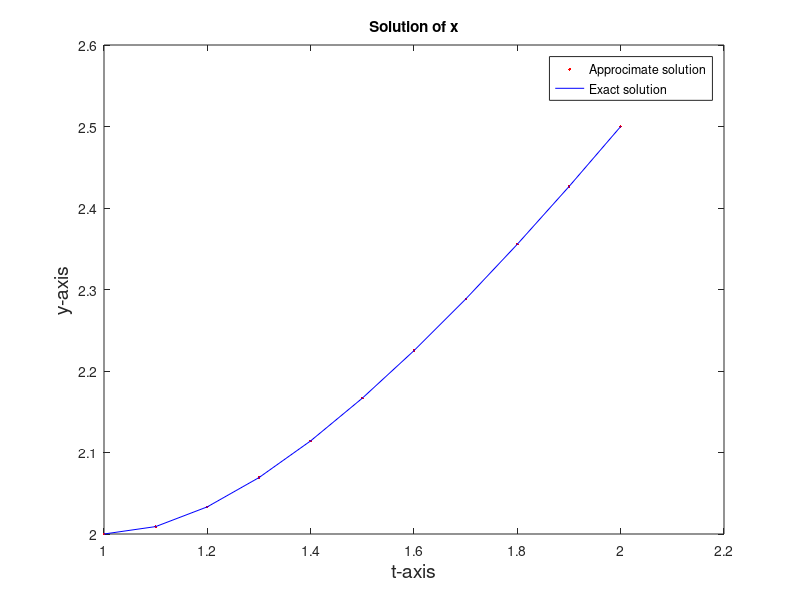

Reproduce this figure in MATLAB.
clear 
clc
f1 = @(x,u1,u2) u2; % initial value
f2 = @(x,u1,u2) 2*u1^3 - 6*u1 -2*x^3;
p1 = @(u1) 6*u1^2-6; % initial value
f3 = @(x) x+ 1./x;

a = 1; % initial mesh point
b = 2; % final mesh point
alpha = 2; % initial value of the solution
beta = 5/2;
N = 10;% number of intervals between the mesh points
h = (b-a)/N; % step size
x = a;
w1 = alpha;
tk = 0.5;

M = 10;
k=1;
tol = 10^-4;
K1 = [0 0];
K2 = [0 0];
K3 = [0 0];
K4 = [0 0];
while(k<M)

A = zeros (N+1,5); 
A(1,1) = x; A(1,2) = alpha; A(1,3)=tk; 

U1 = 0; U2=1; A(1,4) = f3(a);

for i = 2 :(N+1)
  A(i,1) = A(i-1,1) + h ; % Assomgomg va;ies fpr tje first column of A1  
  K1(1) = h * f1(A(i-1,1),A(i-1,2),A(i-1,3));
  K1(2) = h * f2(A(i-1,1),A(i-1,2),A(i-1,3));
  K2(1) = h * f1(A(i-1,1)+h/2,A(i-1,2)+K1(1)/2,A(i-1,3)+K1(2)/2);
  K2(2) = h * f2(A(i-1,1)+h/2,A(i-1,2)+K1(1)/2,A(i-1,3)+K1(2)/2);
  K3(1) = h * f1(A(i-1,1)+h/2,A(i-1,2)+K2(1)/2,A(i-1,3)+K2(2)/2);
  K3(2) = h * f2(A(i-1,1)+h/2,A(i-1,2)+K2(1)/2,A(i-1,3)+K2(2)/2);
  K4(1) = h * f1(A(i-1,1)+h,A(i-1,2)+K3(1),A(i-1,3)+K3(2));  
  K4(2) = h * f2(A(i-1,1)+h,A(i-1,2)+K3(1),A(i-1,3)+K3(2));  
  A(i,2) = A(i-1,2) + (1/6)*(K1(1)+2*K2(1)+2*K3(1)+K4(1));
  A(i,3) = A(i-1,3) + (1/6)*(K1(2)+2*K2(2)+2*K3(2)+K4(2));


  K1(1) = h*U2;
  K1(2) = h * U1*p1(A(i-1,2));
  K2(1) = h * (U2+K1(2)/2);
  K2(2) = h * (U1+K1(1)/2)*p1(A(i-1,2)) ;
  K3(1) = h * (U2+K2(2)/2);
  K3(2) = h * (U1+K2(1)/2)*p1(A(i-1,2)) ;
  K4(1) = h * (U2+K3(2));  
  K4(2) = h * (U1+K3(1))*p1(A(i-1,2)); 
  U1 = U1 + (1/6)*(K1(1)+2*K2(1)+2*K3(1)+K4(1));
  U2 = U2 + (1/6)*(K1(2)+2*K2(2)+2*K3(2)+K4(2));
  
 
end


if (abs(A(N+1,2)-beta) <= tol)
   break; 
end

tk = tk - (A(N+1,2)-beta)/U1;
k=k+1;
end
 A(:,4) = f3(transpose(A(:,1)));
A(:,5) = abs(A(:,2)-A(:,4));
x=A(:,1);
y=A(:,2);
exacty=A(:,4);
figure(1)
plot(x,y,'r.', x,exacty,'b')
xlabel('t-axis', 'fontsize', 14);
ylabel('y-axis','fontsize',14);
title('Solution of x');
legend('Approcimate solution' , 'Exact solution', 'location','best');